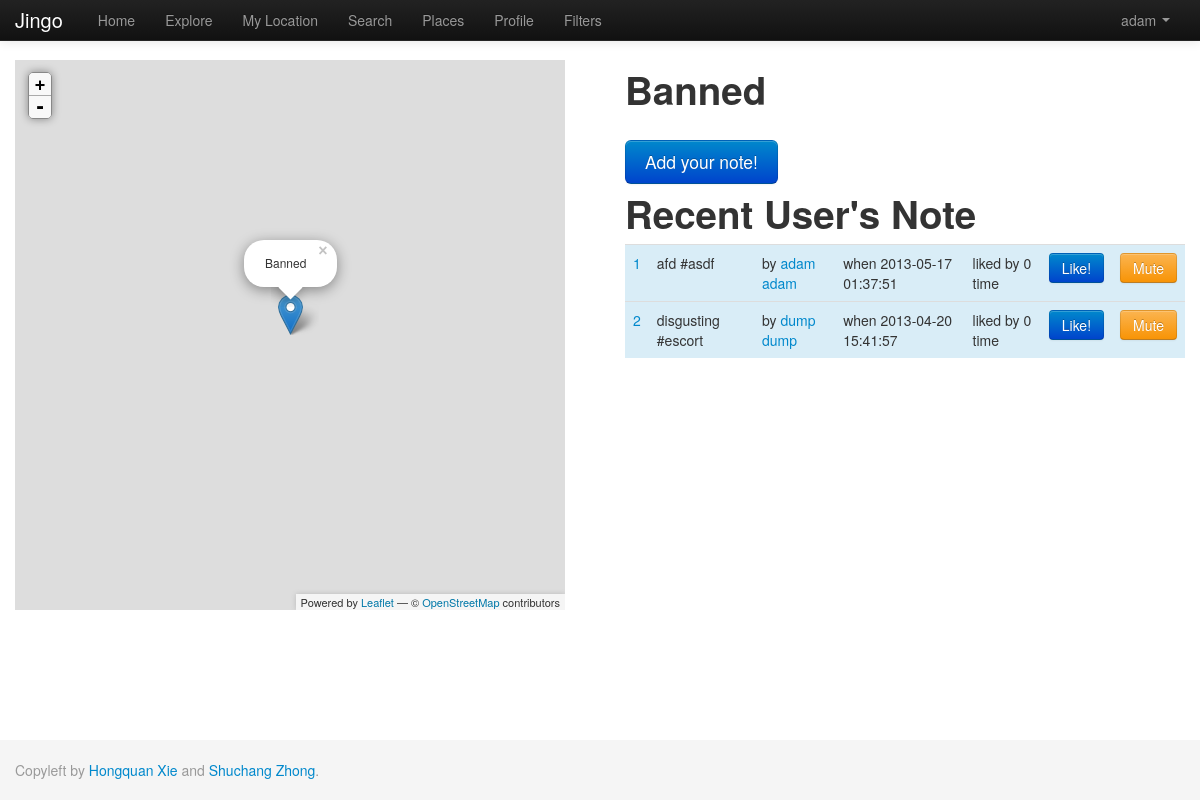
/index.php/home/place?pid=4 (signed in), run on the app's committed database.
### tables this page shows
CREATE TABLE IF NOT EXISTS `place` (
  `pid` int(11) NOT NULL AUTO_INCREMENT,
  `pname` varchar(100) DEFAULT NULL,
  `latitude` float DEFAULT NULL,
  `longitude` float DEFAULT NULL,
  `dt_inserted` datetime NOT NULL,
  `dt_edited` timestamp NOT NULL DEFAULT CURRENT_TIMESTAMP,
  `active` tinyint(1) NOT NULL DEFAULT '1',
  PRIMARY KEY (`pid`)
);

CREATE TABLE IF NOT EXISTS `note` (
  `nid` int(11) NOT NULL AUTO_INCREMENT,
  `uid` int(11) DEFAULT NULL,
  `pid` int(11) DEFAULT NULL,
  `text_body` varchar(1000) DEFAULT NULL,
  `keyword` varchar(200) DEFAULT NULL,
  `dt_inserted` datetime DEFAULT NULL,
  `dt_edited` timestamp NOT NULL DEFAULT CURRENT_TIMESTAMP,
  `active` tinyint(1) NOT NULL DEFAULT '1',
  `s_from` datetime DEFAULT '0000-00-00 00:00:00',
  `s_to` datetime DEFAULT '0000-00-00 00:00:00',
  `repeat_flag` tinyint(1) DEFAULT '0',
  `sunday` tinyint(1) DEFAULT '0',
  `monday` tinyint(1) DEFAULT '0',
  `tuesday` tinyint(1) DEFAULT '0',
  `wednesday` tinyint(1) DEFAULT '0',
  `thursday` tinyint(1) DEFAULT '0',
  `friday` tinyint(1) DEFAULT '0',
  `saturday` tinyint(1) DEFAULT '0',
  `public` tinyint(1) NOT NULL,
  PRIMARY KEY (`nid`)
);

CREATE TABLE IF NOT EXISTS `user` (
  `uid` int(11) NOT NULL AUTO_INCREMENT,
  `uname` varchar(50) NOT NULL,
  `email` varchar(50) NOT NULL,
  `password` varchar(50) NOT NULL,
  `dt_inserted` datetime NOT NULL,
  `dt_edited` timestamp NOT NULL DEFAULT '0000-00-00 00:00:00' ON UPDATE CURRENT_TIMESTAMP,
  `first_name` varchar(50) NOT NULL,
  `last_name` varchar(50) NOT NULL,
  `gender` tinyint(1) DEFAULT NULL,
  `photo` varchar(100) DEFAULT NULL,
  `description` varchar(1000) NOT NULL,
  `last_latitude` float NOT NULL DEFAULT '0',
  `last_longitude` float NOT NULL DEFAULT '0',
  `current_state` varchar(50) NOT NULL,
  `active` tinyint(1) NOT NULL DEFAULT '1',
  PRIMARY KEY (`uid`),
  UNIQUE KEY `email` (`email`,`uname`)
);

### application/controllers/home.php (called while the page is built, shortened)
<?php
class Home extends CI_Controller{
    public function __construct(){
        $this->load->helper('view_helper');
        $this->load->view('header');
    }
    public function place(){
        $pid = $this->input->get('pid');
        $this->load ->model('Place');
        $this->Place->pid = $pid;
        $place = current($this->Place->get());
        $data['place']=$place;
        if($place){
            $this->load->model('Note');
            $this->Note->pid = $pid;
            $this->Note->order_by = 'note_dt_inserted desc';
            $note = $this->Note->get();
			$this->load->model('Like_note');
			$likeCount = $this->Like_note->countLike();
			$likeCountArray = [];
			foreach($likeCount as $sinleLikeCount){
				$likeCountArray[$sinleLikeCount['nid']]=intval($sinleLikeCount['time']);
			}
			foreach($note as $k=>$singleNote){
				if(array_key_exists($singleNote['nid'],$likeCountArray)) {
					$note[$k]['time']=$likeCountArray[$singleNote['nid']];
				} else {
					$note[$k]['time']=0;
				}
			}
			usort($note, "my_sort");
            $data['note']=$note;
			$this->load->model('Silent');
			$this->Silent->uid= $_SESSION['user']['uid'];
			$muteNote = $this->Silent->get();
			$muteNid = [];
			foreach($muteNote as $singleMuteNote){
				array_push($muteNid,$singleMuteNote['nid']);
			}
			$data['muteNid']=$muteNid;
			$this->load->model('Like_note');
			$this->Like_note->uid= $_SESSION['user']['uid'];
			$likeNote = $this->Like_note->get();
			$likeNid = [];
			foreach($likeNote as $singleLikeNote){
				array_push($likeNid,$singleLikeNote['nid']);
			}
			$data['likeNid']=$likeNid;
        }
        $this->load->view('place',$data);
        $this->load->view('footer');
    }
}
?>

### index.php (called while the page is built, shortened)
<?php
require_once BASEPATH.'core/CodeIgniter.php';

### application/models/place.php (called while the page is built, shortened)
<?php
class Place extends CI_Model {
    function get($params=null){
		$this->db->select('*');
		$this->db->from('place');
		$where = ' 1=1 ';
		if(isset($this->pid)){
			$where .= ' AND place.pid = '.$this->pid;
		}
		if($params){
			$this->db->where($params);
		}else
			$this->db->where($where, null, false);
		$query = $this->db->get();
        return $query->result_array();
    }
}

### application/models/note.php (called while the page is built, shortened)
<?php
class Note extends CI_Model {
    function get($params=null){
		$this->db->select('*,note.dt_inserted as note_dt_inserted');
		$this->db->from('note');
		$this->db->join('user','user.uid=note.uid');
		$this->db->join('place','place.pid=note.pid');
		$where = ' 1=1 ';
		$newString ='and (note.public = 1 or (note.public = 0 and note.uid in (select current_u from follow where active = "1" and followed_user ='.$_SESSION['user']['uid'].' )))';
		$where .= $newString;
		if(isset($this->pid)){
			$where .= ' AND note.pid = '.$this->pid;
		}
		if($params){
			$params['note.active']=1;
			$this->db->where($params);
		}else
			$this->db->where($where, null, false);
		if(isset($this->order_by))
			$this->db->order_by($this->order_by);
		$query = $this->db->get();
        return $query->result_array();
    }
}

### application/views/place.php (the view, shortened to what this page needs)
<!DOCTYPE html PUBLIC "-//W3C//DTD XHTML 1.0 Strict//EN" "http://www.w3.org/TR/xhtml1/DTD/xhtml1-strict.dtd">
<html>
<head>
    <?php
    echo "<link href=".BASE_URI."assets/css/leaflet.css rel='stylesheet' media='screen'>";
    ?>
</head>
<body>
    <div id="map" style="width: 550px; height: 550px; position: absolute;"></div>
    <div id="content" style="margin-left: 610px">
      <h1><?php echo $place['pname']?></h1>
      <br/>
       <button class="btn btn-large btn-primary" type="button" id="addNoteBtn">Add your note!</button>
      <br/>
      <?php if (count($note)>0) {?>
      <h1>Recent User's Note</h1>
      <table class="table table-hover">
          <?php
          $index = 1;
        foreach($note as $row){
			if (!in_array($row['nid'],$muteNid)){
          ?>
          <tr class="info">
              <td><a href="note?nid=<?php echo $row['nid'];?>"><?php echo $index;$index+=1; ?></a></td>
              <td><?php echo $row['text_body']." #".$row['keyword']; ?></td>
              <td>by <a href="user?uid=<?php echo $row['uid']?>"><?php echo $row['first_name'].' '.$row['last_name']; ?></a></td>
              <td>when <?php echo $row['note_dt_inserted']; ?></td>
			  <td>liked by <?php echo $row['time']; ?> time</td>
			  <?php if (!in_array($row['nid'],$likeNid)) { ?>
			  <td><button class="btn btn-primary" type="button" onclick="likeNote(<?php echo $_SESSION['user']['uid'];?>,<?php echo $row['nid'];?>,this);">Like!</button></td>
			  <?php } else { ?>
			  <td><button class="btn btn-info" type="button">Liked</button></td>
			  <?php } ?>
			  <td><button class="btn btn-warning" type="button" onclick="muteNote(<?php echo $_SESSION['user']['uid'];?>,<?php echo $row['nid'];?>,this);">Mute</button></td>
            </tr>
          <?php
          }}
          ?>
      </table>
      <?php
      } else { echo "<h1>No User's Note Yet</h1>"; }
      ?>
    </div>
</body>
</html>

### assets/css/leaflet.css (style rules this page uses)
.leaflet-container { overflow: hidden; -ms-touch-action: none; }
.leaflet-container { cursor: -webkit-grab; cursor: -moz-grab; }
.leaflet-container { background: #ddd; outline: 0; }
.leaflet-container { font: 12px/1.5 "Helvetica Neue", Arial, Helvetica, sans-serif; }

### data on the page
place: pname "Banned"
note: text_body "afd", keyword "asdf", uid.first_name "adam", uid.last_name "adam", dt_inserted "2013-05-17 01:37:51", time "0"
note: text_body "disgusting", keyword "escort", uid.first_name "dump", uid.last_name "dump", dt_inserted "2013-04-20 15:41:57", uid.gender "0"

### other printed values
$_SESSION['user']['uname'] "adam"
